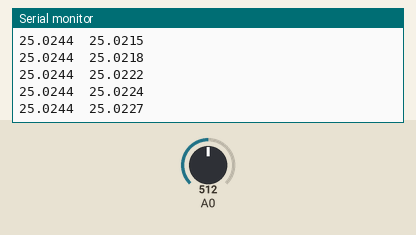
This sketch was run on a simulated Arduino Uno, built with avr-gcc and run on an emulated ATmega328P. Shown: the last lines printed to the serial monitor. The inputs (shaded band) are chosen by the test bench; at power-on: A0 = 512.

Above: at 1.2 s.
1.3 s: A0 set to 716
At 1.3 s:
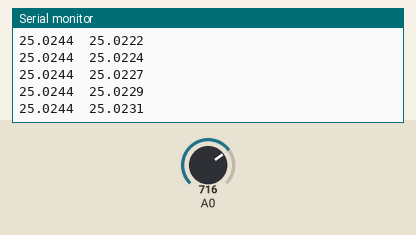
2.8 s: A0 set to 900
At 2.8 s:
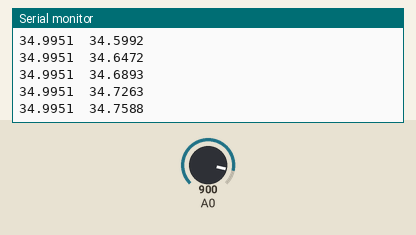
Timing chart, 0 to 5.8 s (numbered marks = the images above; inputs shaded):
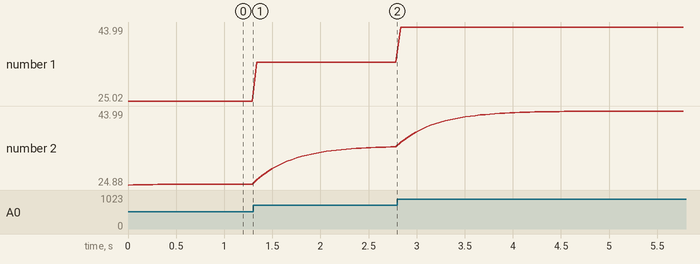

Measured:
- plotted number 1: 25.02 → 35 after the input at 1.3 s
- plotted number 2: 25.02 → 34.76 after the input at 1.3 s

The sketch:

Kalman_filter.ino
```cpp
#include <SoftwareSerial.h>

// Kalman Filter application (Barun Basnet)
// Initialization of Kalman Variables
float R = 6e-3, Q = 1e-4;  //Q = process noise covariance, R = measurement noise covariance
double Xpe0 = 0.0;  // Xpe0 = prior estimation of signal X at time t=0 (current state)
double Xe1 = 0.0;  //Xe1 = estimation of X at time t=1 (previous state)
double Ppe0 = 0.0;  //Ppe0 = prior estimation of "error covariance" at t=0,
double P1 = 1, P0 = 0; //P1 = error covariance at t=1, P0 = error covariance at t=0
double  K = 0.0, Xe0 = 0.0, Z = 0.0; //K = Kalman gain, Xe0 = estimation of signal at t=0, Z = measured signal at t=0

void setup() {
  Serial.begin(19200);
}

void loop() {
  int sen_val = analogRead(0);
  Z = sen_val * 5.0/1023.0;
  Serial.print(Z * 10, 4);Serial.print("\t");

 Xpe0 = Xe1; //Assumption or prediction 1
 Ppe0 = P1 + Q; //Assumption or prediction 2
 K = Ppe0/(Ppe0 + R); // Measurement update or correction of "Kalman gain"
 Xe0 = Xpe0 + K * (Z - Xpe0); // Measurement update or correction of "estimated signal"
 P0 = (1 - K) * Ppe0; // Measurement update or correction of "error covariance"
 Serial.println(Xe0 * 10, 4);
 Xe1 = Xe0; //Update: current t=0 becomes t=1 in the next step
 P1 = P0; //Update: current t=0 becomes t=1 in the next step
 delay(50);
}
```
